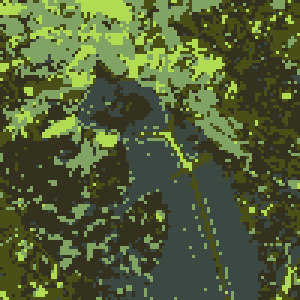
#> input picture reduced_images/kotek-0.png, 100 x 100 px, given as the content of the folder kot-kwiat, which was not available (shown 3 times larger)
$ jupyter execute --allow-errors Project1.ipynb   (shell and % lines are left out)   (text cells are left out)
#> lines starting #> are read from the running program, lines starting #| are printed output that depends on the picture; pictures that were not available may be replaced by others from this repository, and a replacement may not be noted
[cell 1]
from google.colab import drive
drive.mount('/content/drive')
# drive.flush_and_unmount()

[cell 2]
import os
import glob
from PIL import Image
import colorsys
import numpy as np
import pandas as pd
from sklearn.metrics import silhouette_score, calinski_harabasz_score
from sklearn.cluster import KMeans
from sklearn_extra.cluster import KMedoids
import warnings
import os
from sklearn.linear_model import LinearRegression
from sklearn.metrics import r2_score

[cell 3]
# Define the base directory where images are unzipped
IMAGE_DIR = 'kot-kwiat'

# Get a list of all image file paths
image_files = glob.glob(os.path.join(IMAGE_DIR, '*.png'))

# Initialize lists to store data for DataFrame (a) and (b)
all_pixel_data = [] # For df_pixels

[cell 4]
unique_color_counts = {'kotek': {}, 'kwiatek': {}} # For df_unique_colors intermediate counting

for img_path in image_files:
    img_name = os.path.basename(img_path)
    img_type = 'kotek' if 'kotek' in img_name else 'kwiatek'

    try:
        img = Image.open(img_path).convert('RGB')
#> img is the input picture: PIL image 100x100 RGB; mean R, G, B 81.9, 94.7, 54.2
        pixels = img.load()
        width, height = img.size

        for y in range(height):
            for x in range(width):
                r, g, b = pixels[x, y]

                # Convert RGB to HSL (colorsys expects 0-1 range for HSL)
                h, s, l = colorsys.rgb_to_hls(r/255.0, g/255.0, b/255.0)

                # Store data for df_pixels
                all_pixel_data.append({
                    'image_name': img_name,
                    'image_type': img_type,
                    'x': x,
                    'y': y,
                    'r': r, 'g': g, 'b': b,
                    'h': h, 's': s, 'l': l
                })

                # For df_unique_colors, we need to count unique colors per image type
                rgb_tuple = (r, g, b)
                unique_color_counts[img_type][rgb_tuple] = unique_color_counts[img_type].get(rgb_tuple, 0) + 1
#> after the loop, all_pixel_data = 10000 items; unique_color_counts = 2 items

    except Exception as e:
        print(f"Error processing {img_name}: {e}")

# Create DataFrame (a)
df_pixels = pd.DataFrame(all_pixel_data)
#> df_pixels = table of 10000 rows and 10 columns
print("DataFrame (a) - df_pixels head:")
display(df_pixels.head())
print(f"df_pixels shape: {df_pixels.shape}")
#| df_pixels shape: (10000, 10)

[cell 5]
# Prepare data for DataFrame (b)
unique_color_rows = []

all_unique_rgb_colors = set(unique_color_counts.get('kotek', {}).keys()).union(set(unique_color_counts.get('kwiatek', {}).keys()))
#> all_unique_rgb_colors = 5 items

for rgb_color in all_unique_rgb_colors:
    r, g, b = rgb_color

    # Convert RGB to HSL for 'cold' and 'saturated' checks
    h, s, l = colorsys.rgb_to_hls(r/255.0, g/255.0, b/255.0)

    # Binary dominance flags for RGB
    max_rgb = max(r, g, b)
    dom_r = 1 if r == max_rgb else 0
    dom_g = 1 if g == max_rgb else 0
    dom_b = 1 if b == max_rgb else 0

    # Binary flags for HSL
    # HSL h is in [0, 1], so convert to degrees [0, 360]
    h_deg = h * 360
    s_percent = s * 100

    czy_zimny = 1 if (h_deg >= 180 and h_deg <= 270) else 0
    czy_nasycony = 1 if s_percent > 70 else 0

    unique_color_rows.append({
        'r': r, 'g': g, 'b': b,
        'h': h, 's': s, 'l': l,
        'count_kotek': unique_color_counts.get('kotek', {}).get(rgb_color, 0),
        'count_kwiatek': unique_color_counts.get('kwiatek', {}).get(rgb_color, 0),
        'dom_r': dom_r,
        'dom_g': dom_g,
        'dom_b': dom_b,
        'czy_zimny': czy_zimny,
        'czy_nasycony': czy_nasycony
    })
#> this loop made 5 passes
#> (r, g, b, h, s, l, max_rgb, dom_r) on passes 1 to 5: (178, 219, 84, 0.217, 0.594, 0.652, 219, 0), (52, 50, 31, 0.151, 0.163, 0.253, 52, 1), (129, 164, 101, 0.259, 0.52, 0.257, 164, 0), (59, 73, 66, 0.417, 0.259, 0.106, 73, 0), (74, 78, 23, 0.179, 0.198, 0.545, 78, 0)
#> after the loop, unique_color_rows = 5 items

# Create DataFrame (b)
df_unique_colors = pd.DataFrame(unique_color_rows)
#> df_unique_colors = table of 5 rows and 13 columns
print("\nDataFrame (b) - df_unique_colors head:")
display(df_unique_colors.head())
print(f"df_unique_colors shape: {df_unique_colors.shape}")
#| df_unique_colors shape: (5, 13)

[cell 6]
index_num = 477976
image_num_for_verification = (index_num % 100) // 2
print(f"Selected cat image number for verification: kotek-{image_num_for_verification}.png")

target_image_name = f'kotek-{image_num_for_verification}.png'

# Display original image
original_img_path = os.path.join(IMAGE_DIR, target_image_name)
if os.path.exists(original_img_path):
    print("\nOriginal Image:")
    display(Image.open(original_img_path))
else:
    print(f"Original image {target_image_name} not found at {original_img_path}")

# Reconstruct image from df_pixels
image_pixels_df = df_pixels[df_pixels['image_name'] == target_image_name]
#> image_pixels_df = table of 0 rows and 10 columns

if not image_pixels_df.empty:
    # Assuming images are 100x100 pixels based on task description
    width, height = 100, 100
    reconstructed_img = Image.new('RGB', (width, height))

    for index, row in image_pixels_df.iterrows():
        reconstructed_img.putpixel((row['x'], row['y']), (row['r'], row['g'], row['b']))

    print("\nReconstructed Image from DataFrame:")
    display(reconstructed_img)
else:
    print(f"No pixel data found for image {target_image_name} in df_pixels.")

[cell 7]
# Calculate the number of unique colors for each image
unique_colors_per_image = df_pixels.groupby(['image_name', 'image_type'])[['r', 'g', 'b']].apply(lambda x: len(x.drop_duplicates())).reset_index(name='unique_color_count')
#> unique_colors_per_image = table of 1 rows and 3 columns

# Separate for kotek and kwiatek
unique_colors_kotek = unique_colors_per_image[unique_colors_per_image['image_type'] == 'kotek']
#> unique_colors_kotek = table of 1 rows and 3 columns
unique_colors_kwiatek = unique_colors_per_image[unique_colors_per_image['image_type'] == 'kwiatek']
#> unique_colors_kwiatek = table of 0 rows and 3 columns

print("\n--- Unique Colors per Image Statistics ---")

# General statistics
print("Overall Unique Colors per Image:")
print(f"  Min: {unique_colors_per_image['unique_color_count'].min()}")
#|   Min: 5
print(f"  Max: {unique_colors_per_image['unique_color_count'].max()}")
#|   Max: 5
print(f"  Mean: {unique_colors_per_image['unique_color_count'].mean():.2f}")
#|   Mean: 5.00
print(f"  Median: {unique_colors_per_image['unique_color_count'].median()}")
#|   Median: 5.0
print(f"  Std Dev: {unique_colors_per_image['unique_color_count'].std():.2f}")
#|   Std Dev: nan

# Statistics for 'kotek' images
print("\nUnique Colors per 'kotek' Image:")
print(f"  Min: {unique_colors_kotek['unique_color_count'].min()}")
#|   Min: 5
print(f"  Max: {unique_colors_kotek['unique_color_count'].max()}")
#|   Max: 5
print(f"  Mean: {unique_colors_kotek['unique_color_count'].mean():.2f}")
#|   Mean: 5.00
print(f"  Median: {unique_colors_kotek['unique_color_count'].median()}")
#|   Median: 5.0
print(f"  Std Dev: {unique_colors_kotek['unique_color_count'].std():.2f}")
#|   Std Dev: nan

# Statistics for 'kwiatek' images
print("\nUnique Colors per 'kwiatek' Image:")
print(f"  Min: {unique_colors_kwiatek['unique_color_count'].min()}")
#|   Min: nan
print(f"  Max: {unique_colors_kwiatek['unique_color_count'].max()}")
#|   Max: nan
print(f"  Mean: {unique_colors_kwiatek['unique_color_count'].mean():.2f}")
#|   Mean: nan
print(f"  Median: {unique_colors_kwiatek['unique_color_count'].median()}")
#|   Median: nan
print(f"  Std Dev: {unique_colors_kwiatek['unique_color_count'].std():.2f}")
#|   Std Dev: nan

# Number of cat and flower images
num_kotek_images = len(unique_colors_kotek)
#> num_kotek_images = 1
num_kwiatek_images = len(unique_colors_kwiatek)
#> num_kwiatek_images = 0
print(f"\nNumber of 'kotek' images: {num_kotek_images}")
#| Number of 'kotek' images: 1
print(f"Number of 'kwiatek' images: {num_kwiatek_images}")
#| Number of 'kwiatek' images: 0
print(f"Total images: {num_kotek_images + num_kwiatek_images}")
#| Total images: 1

[cell 8]
# Identify the top 5 most frequent colors for 'kotek' images
top_5_kotek_colors = df_unique_colors.nlargest(5, 'count_kotek')[['r', 'g', 'b', 'count_kotek']]
#> top_5_kotek_colors = table of 5 rows and 4 columns
print("\nTop 5 Most Frequent Colors in 'kotek' Images:")
display(top_5_kotek_colors)

# Identify the top 5 most frequent colors for 'kwiatek' images
top_5_kwiatek_colors = df_unique_colors.nlargest(5, 'count_kwiatek')[['r', 'g', 'b', 'count_kwiatek']]
#> top_5_kwiatek_colors = table of 5 rows and 4 columns
print("\nTop 5 Most Frequent Colors in 'kwiatek' Images:")
display(top_5_kwiatek_colors)

# --- Brightness (L) and Saturation (S) Analysis ---

# Filter df_pixels for 'kotek' and 'kwiatek'
pixels_kotek = df_pixels[df_pixels['image_type'] == 'kotek']
#> pixels_kotek = table of 10000 rows and 10 columns
pixels_kwiatek = df_pixels[df_pixels['image_type'] == 'kwiatek']
#> pixels_kwiatek = table of 0 rows and 10 columns

print("\n--- Brightness (L) and Saturation (S) Statistics ---")

# Statistics for 'kotek' images
print("\n'kotek' Images Lightness and Saturation:")
print(f"  Lightness (L) - Min: {pixels_kotek['l'].min():.2f}, Max: {pixels_kotek['l'].max():.2f}, Mean: {pixels_kotek['l'].mean():.2f}, Median: {pixels_kotek['l'].median():.2f}, Std Dev: {pixels_kotek['l'].std():.2f}")
#|   Lightness (L) - Min: 0.11, Max: 0.65, Mean: 0.31, Median: 0.25, Std Dev: 0.17
print(f"  Saturation (S) - Min: {pixels_kotek['s'].min():.2f}, Max: {pixels_kotek['s'].max():.2f}, Mean: {pixels_kotek['s'].mean():.2f}, Median: {pixels_kotek['s'].median():.2f}, Std Dev: {pixels_kotek['s'].std():.2f}")
#|   Saturation (S) - Min: 0.16, Max: 0.59, Mean: 0.29, Median: 0.20, Std Dev: 0.16

# Statistics for 'kwiatek' images
print("\n'kwiatek' Images Lightness and Saturation:")
print(f"  Lightness (L) - Min: {pixels_kwiatek['l'].min():.2f}, Max: {pixels_kwiatek['l'].max():.2f}, Mean: {pixels_kwiatek['l'].mean():.2f}, Median: {pixels_kwiatek['l'].median():.2f}, Std Dev: {pixels_kwiatek['l'].std():.2f}")
#|   Lightness (L) - Min: nan, Max: nan, Mean: nan, Median: nan, Std Dev: nan
print(f"  Saturation (S) - Min: {pixels_kwiatek['s'].min():.2f}, Max: {pixels_kwiatek['s'].max():.2f}, Mean: {pixels_kwiatek['s'].mean():.2f}, Median: {pixels_kwiatek['s'].median():.2f}, Std Dev: {pixels_kwiatek['s'].std():.2f}")
#|   Saturation (S) - Min: nan, Max: nan, Mean: nan, Median: nan, Std Dev: nan

[cell 9]
import matplotlib.pyplot as plt
import seaborn as sns

# Histogram of unique colors for 'kotek' and 'kwiatek'
fig, axes = plt.subplots(1, 2, figsize=(15, 6))

sns.histplot(unique_colors_kotek['unique_color_count'], bins=20, kde=True, ax=axes[0], color='skyblue')
axes[0].set_title('Histogram of Unique Colors per "kotek" Image')
axes[0].set_xlabel('Number of Unique Colors')
axes[0].set_ylabel('Number of Images')

sns.histplot(unique_colors_kwiatek['unique_color_count'], bins=20, kde=True, ax=axes[1], color='lightcoral')
axes[1].set_title('Histogram of Unique Colors per "kwiatek" Image')
axes[1].set_xlabel('Number of Unique Colors')
axes[1].set_ylabel('Number of Images')

plt.tight_layout()
plt.show()
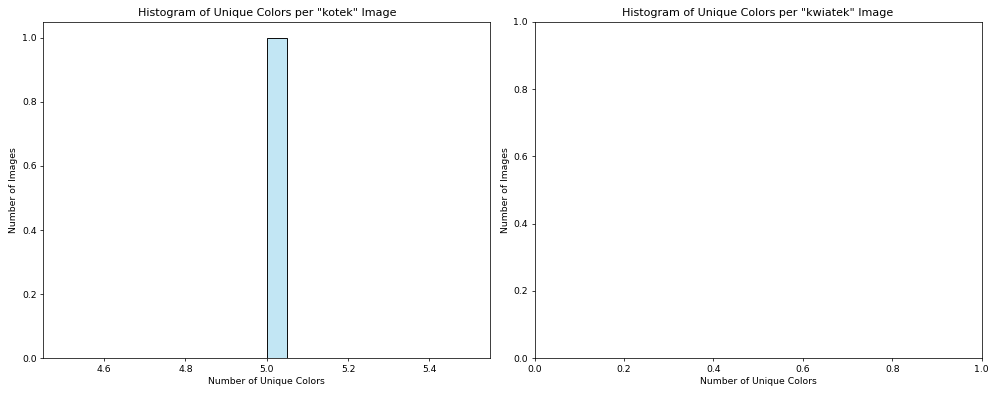
#> figure drawn by matplotlib, 1 panel; tallest bar 1 high, from x = 5 to 5.05

# Comment for the histogram:
print("\nComment: These histograms show the distribution of unique colors found in each 'kotek' and 'kwiatek' \
image. \nWe can observe a significant difference in color complexity between the two image types. \
\nFor instance, the high peak in one basket and uniform distribution in its vicinity characterizes the low \
\nstandard deviation of 'kotek' unique colors we've seen earlier. The staircase-like distribution in the \
\n'kwiatek' histogram might indicate lower need for coloration in that category of images, as, intuitively, \
\nflower petals are usually colored more uniformly than cats' fur.")

[cell 10]
# Scatter plot for color occurrences, colored by RGB

# Convert RGB values to a format suitable for matplotlib colors (0-1 range)
df_unique_colors['color_rgb_norm'] = df_unique_colors.apply(lambda row: (row['r']/255.0, row['g']/255.0, row['b']/255.0), axis=1)

fig = plt.figure(figsize=(10, 8))
scatter = sns.scatterplot(
    x='count_kotek',
    y='count_kwiatek',
    data=df_unique_colors,
    c=list(df_unique_colors['color_rgb_norm']),
    s=50, # size of points
    alpha=0.7 # transparency
)

plt.title('Scatter Plot of Color Occurrences in "kotek" vs. "kwiatek" Images')
plt.xlabel('Count in "kotek" Images')
plt.ylabel('Count in "kwiatek" Images')
plt.grid(True, linestyle='--', alpha=0.6)
plt.show()
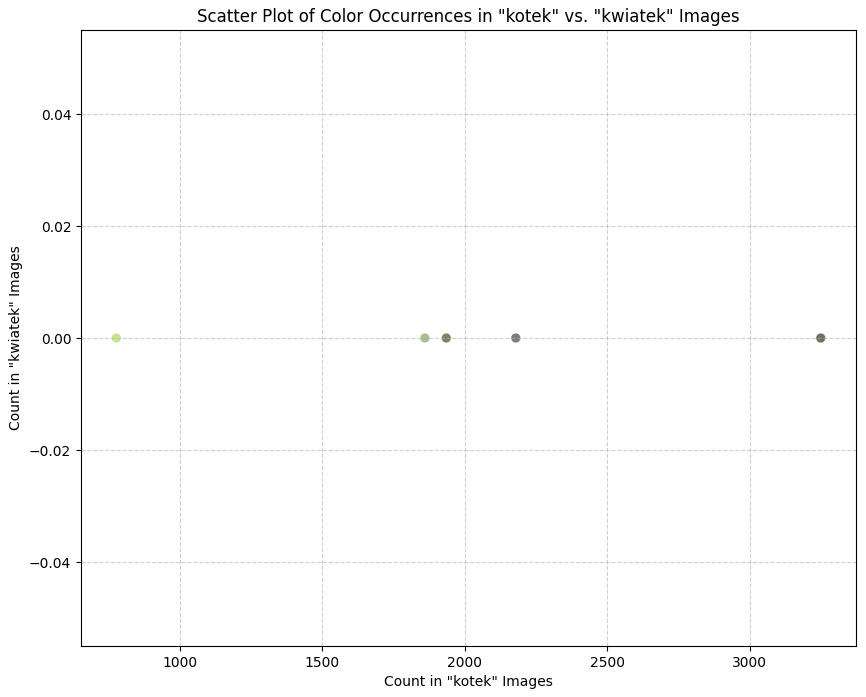
#> figure drawn by matplotlib, 1 panel

# Comment for the scatter plot:
print("\nComment: This scatter plot visualizes the co-occurrence of unique colors in 'kotek' and 'kwiatek' images. \
\nEach point represents a unique color, and its position indicates how frequently it appears in cat images \
\n(x-axis) versus flower images (y-axis). The color of the point itself is the actual RGB color. \
\nThis helps in identifying colors that are more specific to one category, or those that are common to both. \
\nFor example, points along the x-axis (low y-value) are more prevalent in cat images, \
\nwhile points along the y-axis (low x-value) are more prevalent in flower images. \
\nPoints along the diagonal appear roughly equally in both.")

[cell 11]
# Scatter plot with Logarithmic Scales
fig = plt.figure(figsize=(10, 8))
scatter = sns.scatterplot(
    x='count_kotek',
    y='count_kwiatek',
    data=df_unique_colors,
    c=list(df_unique_colors['color_rgb_norm']),
    s=50, # size of points
    alpha=0.7 # transparency
)

plt.xscale('log')
plt.yscale('log')

plt.title('Scatter Plot of Color Occurrences in "kotek" vs. "kwiatek" Images (Logarithmic Scales)')
plt.xlabel('Count in "kotek" Images (Log Scale)')
plt.ylabel('Count in "kwiatek" Images (Log Scale)')
plt.grid(True, linestyle='--', alpha=0.6)
plt.show()
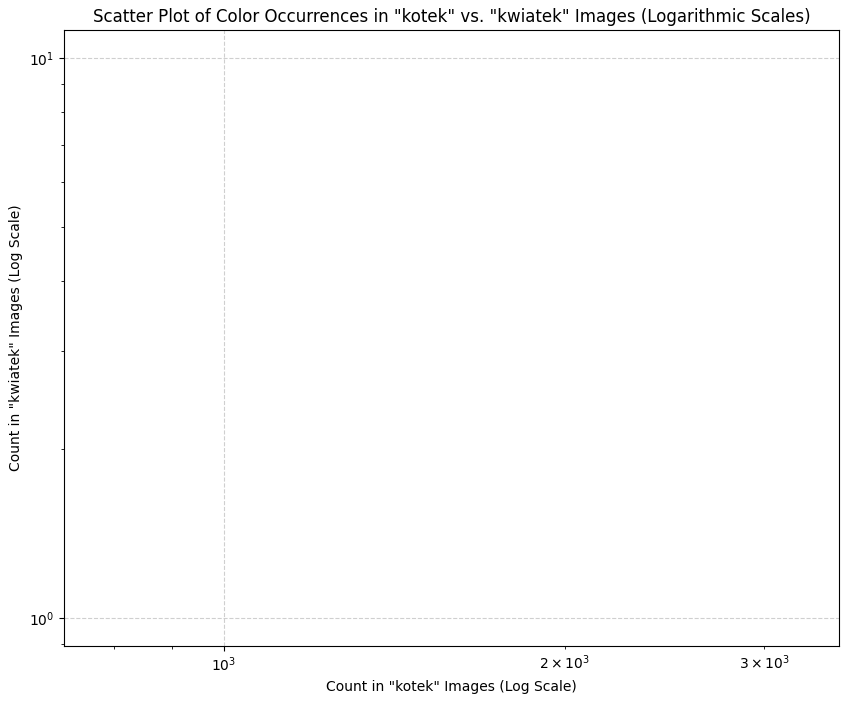
#> figure drawn by matplotlib, 1 panel

# Comment for the logarithmic scatter plot:
print("\nComment: This scatter plot uses logarithmic scales on both axes to better visualize the distribution \
\nof unique colors, especially those with lower occurrences. It helps to reveal patterns that might be \
\nobscured when using linear scales, as it spreads out compressed data points in the lower ranges.")

[cell 12]
# Stacked bar chart for a binary variable (e.g., 'czy_zimny')

# Aggregate counts for 'czy_zimny' by image type
zimny_counts = df_unique_colors.groupby('czy_zimny').agg(
    count_kotek=('count_kotek', 'sum'),
    count_kwiatek=('count_kwiatek', 'sum')
).reset_index()
#> zimny_counts = table of 1 rows and 3 columns

# Rename 'czy_zimny' for better plot labels
zimny_counts['czy_zimny_label'] = zimny_counts['czy_zimny'].map({0: 'Not Cold', 1: 'Cold'})

# Prepare data for stacking
kotek_cold = zimny_counts[zimny_counts['czy_zimny'] == 1]['count_kotek'].iloc[0] if 1 in zimny_counts['czy_zimny'].values else 0
#> kotek_cold = 0
kotek_not_cold = zimny_counts[zimny_counts['czy_zimny'] == 0]['count_kotek'].iloc[0] if 0 in zimny_counts['czy_zimny'].values else 0
#> kotek_not_cold = 10000

kwiatek_cold = zimny_counts[zimny_counts['czy_zimny'] == 1]['count_kwiatek'].iloc[0] if 1 in zimny_counts['czy_zimny'].values else 0
#> kwiatek_cold = 0
kwiatek_not_cold = zimny_counts[zimny_counts['czy_zimny'] == 0]['count_kwiatek'].iloc[0] if 0 in zimny_counts['czy_zimny'].values else 0
#> kwiatek_not_cold = 0


fig, axes = plt.subplots(1, 2, figsize=(14, 6))

# Plot for 'kotek'
axes[0].bar(['Not Cold', 'Cold'], [kotek_not_cold, kotek_cold], color=['lightgray', 'steelblue'])
axes[0].set_title('Distribution of "Cold" Colors in "kotek" Images')
axes[0].set_xlabel('Color Property')
axes[0].set_ylabel('Total Pixel Count')

# Plot for 'kwiatek'
axes[1].bar(['Not Cold', 'Cold'], [kwiatek_not_cold, kwiatek_cold], color=['lightgray', 'orange'])
axes[1].set_title('Distribution of "Cold" Colors in "kwiatek" Images')
axes[1].set_xlabel('Color Property')
axes[1].set_ylabel('Total Pixel Count')

plt.tight_layout()
plt.show()
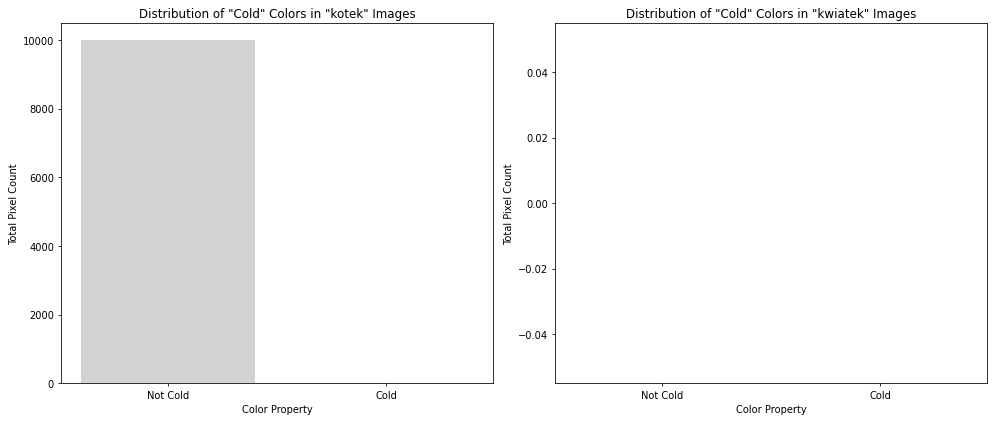
#> figure drawn by matplotlib, 2 panels
#> `X_hsl_demo = pd.DataFrame([colorsys.rgb_to_hls(r/255.0, g/255.0, b/255..`: X_hsl_demo = table of 10000 rows and 3 columns
#> `X_sample_metrics = X_hsl_demo.sample(n=min(len(X_hsl_demo), SAMPLE_SIZ..`: X_sample_metrics = table of 1000 rows and 3 columns

# Comment for the stacked bar chart:
print("\nComment: This stacked bar chart illustrates the distribution of 'cold' colors (based on HSL 'h' \
component) \nwithin the pixel data of 'kotek' and 'kwiatek' images. It allows us to compare whether one image \
\ntype tends to have a higher proportion of 'cold' colors compared to the other. For instance, if 'kotek' \
\nimages show a significantly larger 'Cold' bar, which it does, it suggests cats in the dataset frequently \
\nfeature cooler hues.")

[cell 13]
# Suppress specific UserWarnings from K-Medoids about empty clusters
warnings.filterwarnings('ignore', category=UserWarning, module='sklearn_extra')

SAMPLE_SIZE = 1000
metrics_results = []
k_values = [5, 10, 20]
seeds = [1104, 12041, 130412, 140413, 150414]

# Process all images
target_images = image_files

#> (the rest of this cell did not finish here and is left out)

#> (a cell that did not finish here is left out)

[cell 15]
fig, axes = plt.subplots(1, 2, figsize=(16, 6))

#> (the rest of this cell did not finish here and is left out)

[cell 16]
def reduce_color_palette(img_path, k=5, seed=1104):
    # Load image and convert to HSL
#> called with img_path = '_only/kotek-0.png', k = 5, seed = 1104
    img = Image.open(img_path).convert('RGB')
    pixels_raw = np.array(img).reshape(-1, 3)
    X_hsl = np.array([colorsys.rgb_to_hls(r/255.0, g/255.0, b/255.0) for r, g, b in pixels_raw])

    # Apply K-Means
    km = KMeans(n_clusters=k, n_init=1, random_state=seed)
    labels = km.fit_predict(X_hsl)
#> labels = 10000 values, max 4 at index 1, min 0 at index 6, mean 1.51

    # Convert cluster centers back to RGB [0, 255]
    centers_hsl = km.cluster_centers_
    centers_rgb = np.array([colorsys.hls_to_rgb(h, l, s) for h, s, l in centers_hsl]) * 255
#> centers_rgb = [[75.02, 73.02, 54.02], [61.79, 99.64, 31.5], [20.05, 34.05, 27.05], [158.5, 161.9, 115.9], [187, 219, 113.6]]

    # Map labels to RGB centers
    reduced_pixels = centers_rgb[labels].astype(np.uint8)
    reduced_img = reduced_pixels.reshape(100, 100, 3)
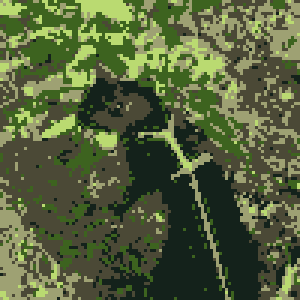
#> reduced_img: shape (100, 100, 3) (shown 3 times larger); mean of channels 0, 1, 2 85.1, 97.6, 60.2; drawn as R, G, B

    return Image.fromarray(reduced_img)

# Example transformation of the first image
example_path = image_files[0]
reduced_example = reduce_color_palette(example_path, k=5)

print(f"Original vs Reduced (k=5) for {os.path.basename(example_path)}:")
fig, axes = plt.subplots(1, 2, figsize=(10, 5))
axes[0].imshow(Image.open(example_path))
axes[0].set_title('Original')
axes[1].imshow(reduced_example)
axes[1].set_title('Reduced (K-Means)')
plt.show()
#> (the rest of the program and of its run is left out)
